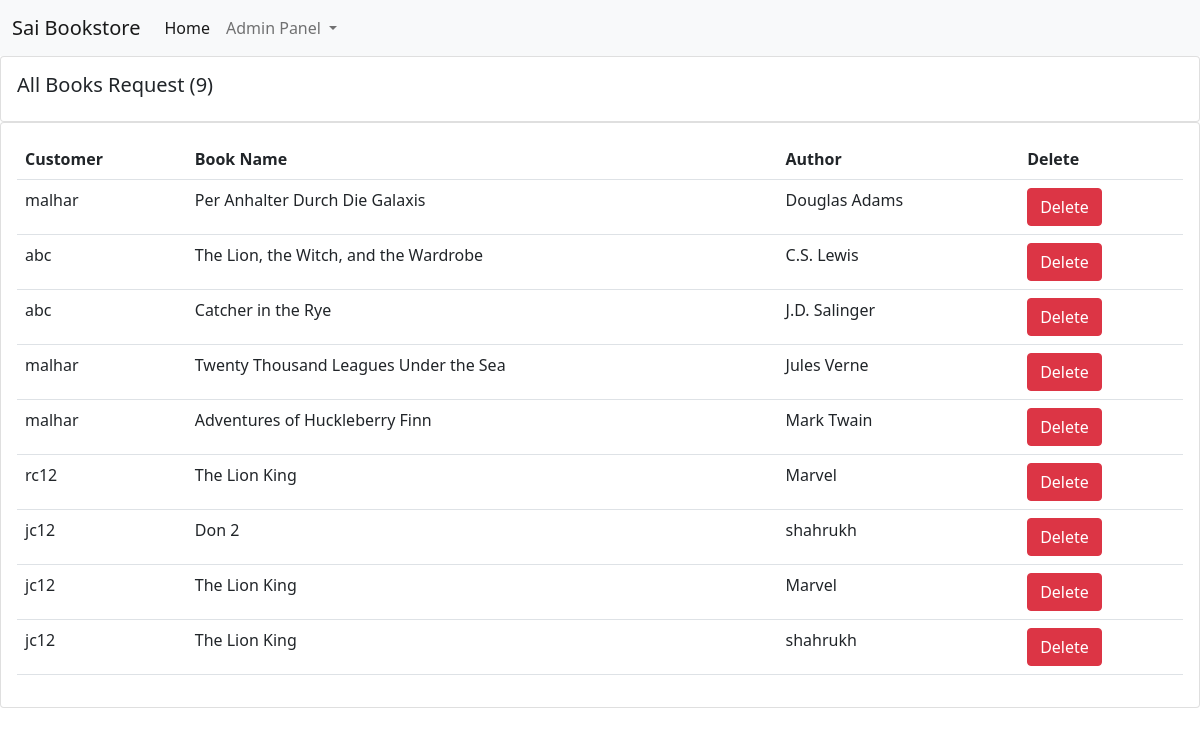
Screenshot of /see_requested_books/ with the database file from the repository.
### books/models.py (models this page shows, shortened)
class Request_Book(models.Model):
    book_name = models.CharField(max_length=100)
    author = models.CharField(max_length=100)
    user = models.ForeignKey(User, on_delete=models.CASCADE, default=1)

### books/views.py (the view)
# urls.py: path("see_requested_books/", views.see_requested_books, name="see_requested_books"),
@transaction.atomic
def see_requested_books(request):
    requested_book = Request_Book.objects.all()
    requested_books_count = requested_book.count()
    return render(request, "see_requested_books.html", {'requested_book':requested_book, 'requested_books_count':requested_books_count})

### books/templates/see_requested_books.html (shortened to what this page needs)
{% extends 'admin_navbar.html' %}
{% block body %}
{% load static %}
<div class="row">
    <div class="col-md">
      <div class="card card-body">
        <h5>All Books Request ({{requested_books_count}})</h5>
      </div>
      <div class="card card-body">
        <table class="table">
          <tr>
            <th>Customer</th>
            <th>Book Name</th>
            <th>Author</th>
            <th>Delete</th>
          </tr>
          {% for i in requested_book %}
            <tr>
              <td>{{i.user}}</td>
              <td>{{i.book_name}}</td>
              <td>{{i.author}}</td>
              <td><a href="/delete_requested_books/delete_{{i.id}}/" class="btn btn-danger">Delete</a></td>
            </tr>
          {% endfor %}
        </table>
      </div>
    </div>
  </div>
  {% endblock %}

### rows the page displays
Request_Book: user "malhar", book_name "Per Anhalter Durch Die Galaxis", author "Douglas Adams"
Request_Book: user "abc", book_name "The Lion, the Witch, and the Wardrobe", author "C.S. Lewis"
Request_Book: user "abc", book_name "Catcher in the Rye", author "J.D. Salinger"
Request_Book: user "malhar", book_name "Twenty Thousand Leagues Under the Sea", author "Jules Verne"
Request_Book: user "malhar", book_name "Adventures of Huckleberry Finn", author "Mark Twain"
Request_Book: user "rc12", book_name "The Lion King", author "Marvel"
Request_Book: user "jc12", book_name "Don 2", author "shahrukh"
Request_Book: user "jc12", book_name "The Lion King", author "Marvel"
Request_Book: user "jc12", book_name "The Lion King", author "shahrukh"

### other values shown
{{ requested_books_count }} "9"
